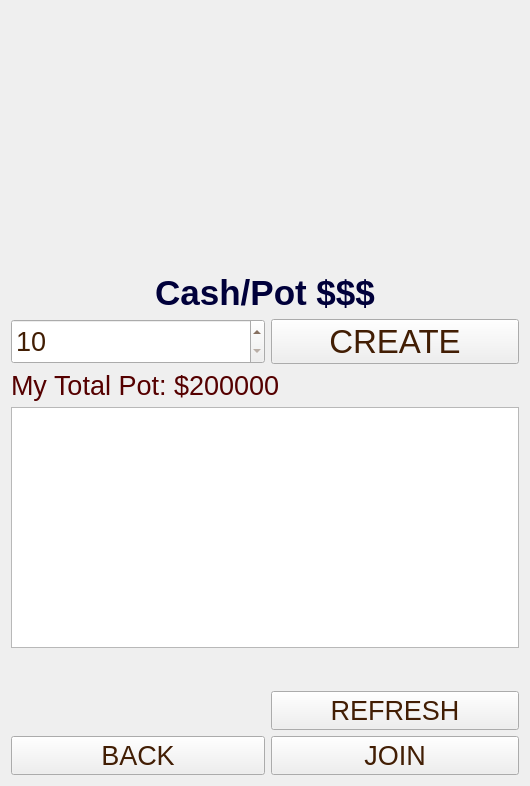
<?xml version="1.0" encoding="UTF-8"?>
<ui version="4.0">
 <class>JackpotsHome</class>
 <widget class="QWidget" name="JackpotsHome">
  <property name="geometry">
   <rect>
    <x>0</x>
    <y>0</y>
    <width>530</width>
    <height>786</height>
   </rect>
  </property>
  <property name="windowTitle">
   <string>Form</string>
  </property>
  <property name="styleSheet">
   <string notr="true">background-image: url(:/game/jackpots/jackpots/woodBG3.jpg);</string>
  </property>
  <layout class="QGridLayout" name="gridLayout">
   <item row="1" column="0" colspan="4">
    <spacer name="verticalSpacer">
     <property name="orientation">
      <enum>Qt::Vertical</enum>
     </property>
     <property name="sizeType">
      <enum>QSizePolicy::MinimumExpanding</enum>
     </property>
     <property name="sizeHint" stdset="0">
      <size>
       <width>20</width>
       <height>40</height>
      </size>
     </property>
    </spacer>
   </item>
   <item row="3" column="2" colspan="2">
    <widget class="QPushButton" name="createB">
     <property name="sizePolicy">
      <sizepolicy hsizetype="Minimum" vsizetype="Minimum">
       <horstretch>0</horstretch>
       <verstretch>0</verstretch>
      </sizepolicy>
     </property>
     <property name="font">
      <font>
       <pointsize>25</pointsize>
       <weight>50</weight>
       <bold>false</bold>
      </font>
     </property>
     <property name="styleSheet">
      <string notr="true">color: rgb(66, 30, 4);</string>
     </property>
     <property name="text">
      <string>CREATE</string>
     </property>
     <property name="icon">
      <iconset resource="resources.qrc">
       <normaloff>:/buttons/icons/icons/create.png</normaloff>:/buttons/icons/icons/create.png</iconset>
     </property>
     <property name="iconSize">
      <size>
       <width>40</width>
       <height>40</height>
      </size>
     </property>
    </widget>
   </item>
   <item row="4" column="0" colspan="4">
    <widget class="QLabel" name="totalPot">
     <property name="font">
      <font>
       <pointsize>20</pointsize>
      </font>
     </property>
     <property name="text">
      <string>&lt;html&gt;&lt;head/&gt;&lt;body&gt;&lt;p&gt;&lt;span style=&quot; color:#550000;&quot;&gt;My Total Pot: $200000&lt;/span&gt;&lt;/p&gt;&lt;/body&gt;&lt;/html&gt;</string>
     </property>
     <property name="alignment">
      <set>Qt::AlignLeading|Qt::AlignLeft|Qt::AlignVCenter</set>
     </property>
    </widget>
   </item>
   <item row="3" column="0" colspan="2">
    <widget class="QSpinBox" name="cashPot">
     <property name="sizePolicy">
      <sizepolicy hsizetype="Minimum" vsizetype="Minimum">
       <horstretch>0</horstretch>
       <verstretch>0</verstretch>
      </sizepolicy>
     </property>
     <property name="font">
      <font>
       <pointsize>20</pointsize>
      </font>
     </property>
     <property name="styleSheet">
      <string notr="true">color: rgb(66, 30, 4);</string>
     </property>
     <property name="minimum">
      <number>10</number>
     </property>
     <property name="maximum">
      <number>1000</number>
     </property>
     <property name="singleStep">
      <number>10</number>
     </property>
    </widget>
   </item>
   <item row="2" column="0" colspan="4">
    <widget class="QLabel" name="cashPotLabel">
     <property name="font">
      <font>
       <pointsize>15</pointsize>
      </font>
     </property>
     <property name="styleSheet">
      <string notr="true"/>
     </property>
     <property name="text">
      <string>&lt;html&gt;&lt;head/&gt;&lt;body&gt;&lt;p&gt;&lt;span style=&quot; font-size:26pt; font-weight:600; color:#00003a;&quot;&gt;Cash/Pot $$$&lt;/span&gt;&lt;/p&gt;&lt;/body&gt;&lt;/html&gt;</string>
     </property>
     <property name="alignment">
      <set>Qt::AlignCenter</set>
     </property>
    </widget>
   </item>
   <item row="5" column="0" colspan="4">
    <widget class="QListWidget" name="listOfGames">
     <property name="sizePolicy">
      <sizepolicy hsizetype="Expanding" vsizetype="Expanding">
       <horstretch>0</horstretch>
       <verstretch>0</verstretch>
      </sizepolicy>
     </property>
     <property name="font">
      <font>
       <pointsize>15</pointsize>
      </font>
     </property>
     <property name="styleSheet">
      <string notr="true">color: rgb(66, 30, 4);</string>
     </property>
    </widget>
   </item>
   <item row="6" column="0" colspan="4">
    <widget class="QLabel" name="response">
     <property name="font">
      <font>
       <pointsize>20</pointsize>
      </font>
     </property>
     <property name="text">
      <string/>
     </property>
     <property name="alignment">
      <set>Qt::AlignCenter</set>
     </property>
    </widget>
   </item>
   <item row="0" column="0" colspan="4">
    <widget class="QLabel" name="label">
     <property name="sizePolicy">
      <sizepolicy hsizetype="Maximum" vsizetype="Maximum">
       <horstretch>0</horstretch>
       <verstretch>0</verstretch>
      </sizepolicy>
     </property>
     <property name="text">
      <string/>
     </property>
     <property name="pixmap">
      <pixmap resource="resources.qrc">:/game/jackpots/jackpots/title.png</pixmap>
     </property>
     <property name="scaledContents">
      <bool>true</bool>
     </property>
    </widget>
   </item>
   <item row="8" column="2" colspan="2">
    <widget class="QPushButton" name="joinB">
     <property name="font">
      <font>
       <pointsize>20</pointsize>
       <weight>50</weight>
       <bold>false</bold>
      </font>
     </property>
     <property name="styleSheet">
      <string notr="true">color: rgb(66, 30, 4);</string>
     </property>
     <property name="text">
      <string>JOIN</string>
     </property>
     <property name="icon">
      <iconset resource="resources.qrc">
       <normaloff>:/buttons/icons/icons/join.png</normaloff>:/buttons/icons/icons/join.png</iconset>
     </property>
     <property name="iconSize">
      <size>
       <width>40</width>
       <height>40</height>
      </size>
     </property>
    </widget>
   </item>
   <item row="7" column="2" colspan="2">
    <widget class="QPushButton" name="refreshB">
     <property name="font">
      <font>
       <pointsize>20</pointsize>
       <weight>50</weight>
       <bold>false</bold>
      </font>
     </property>
     <property name="styleSheet">
      <string notr="true">color: rgb(66, 30, 4);</string>
     </property>
     <property name="text">
      <string>REFRESH</string>
     </property>
     <property name="icon">
      <iconset resource="resources.qrc">
       <normaloff>:/buttons/icons/icons/refresh.png</normaloff>:/buttons/icons/icons/refresh.png</iconset>
     </property>
     <property name="iconSize">
      <size>
       <width>40</width>
       <height>40</height>
      </size>
     </property>
    </widget>
   </item>
   <item row="8" column="0" colspan="2">
    <widget class="QPushButton" name="backB">
     <property name="font">
      <font>
       <pointsize>20</pointsize>
       <weight>50</weight>
       <bold>false</bold>
      </font>
     </property>
     <property name="styleSheet">
      <string notr="true">color: rgb(66, 30, 4);</string>
     </property>
     <property name="text">
      <string>BACK</string>
     </property>
     <property name="icon">
      <iconset resource="resources.qrc">
       <normaloff>:/buttons/icons/icons/back.png</normaloff>:/buttons/icons/icons/back.png</iconset>
     </property>
     <property name="iconSize">
      <size>
       <width>40</width>
       <height>40</height>
      </size>
     </property>
    </widget>
   </item>
  </layout>
 </widget>
 <resources>
  <include location="resources.qrc"/>
 </resources>
 <connections/>
</ui>
